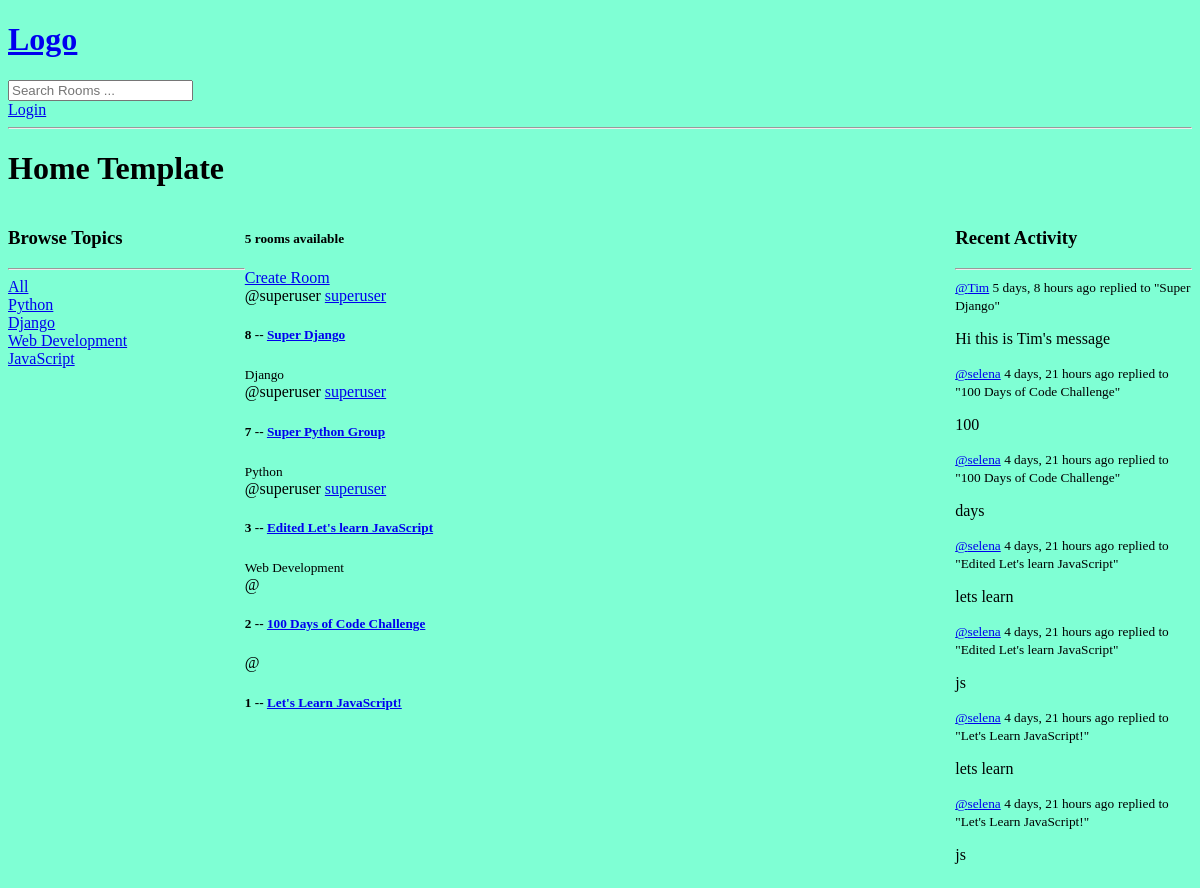
Before: / with the older database file.
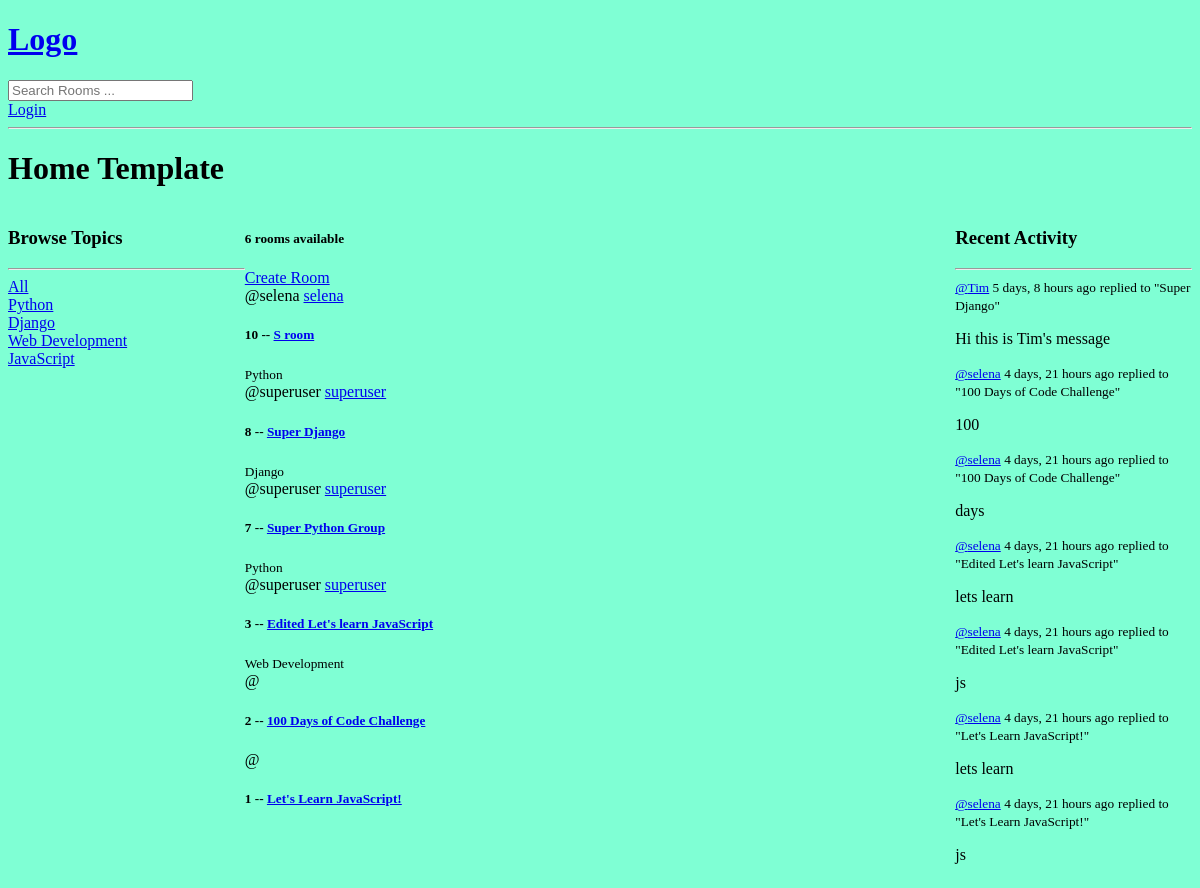
After: the same page with the newer database file.
### study/models.py (models this page shows, shortened)
class Topic(models.Model):
    name = models.CharField(max_length=200)

class Room(models.Model):
    host = models.ForeignKey(User, on_delete=models.SET_NULL, null=True)
    topic = models.ForeignKey(Topic, on_delete=models.SET_NULL, null=True)
    name = models.CharField(max_length=200)
    description = models.TextField(null=True, blank=True)
    participants = models.ManyToManyField(User, related_name='participants', blank=True)
    updated = models.DateTimeField(auto_now=True) # each update
    created = models.DateTimeField(auto_now_add=True) # one time date
    class Meta:
        ordering = ['-updated', '-created']
    def __str__(self):
        return str(self.name)

class Message(models.Model):
    user = models.ForeignKey(User, on_delete=models.CASCADE)
    room = models.ForeignKey(Room, on_delete=models.CASCADE)
    body = models.TextField()
    updated = models.DateTimeField(auto_now=True)
    created = models.DateTimeField(auto_now_add=True)
    def __str__(self):
        return self.body[0:50]

### study/views.py (the view)
# urls.py: path('', views.index, name="home"),
def index(request):
    q = request.GET.get('q') if request.GET.get('q') != None else ''
    rooms = Room.objects.filter(
        Q(topic__name__icontains=q) |
        Q(name__icontains=q) |
        Q(description__icontains=q)
        )
    topics = Topic.objects.all()
    room_count = rooms.count() # faster than the python .len() method
    room_messages = Message.objects.filter(Q(room__name__icontains=q))
    context = {'rooms': rooms, 'topics': topics, 'room_count': room_count, 'room_messages': room_messages}
    return render(request, 'base/index.html', context)

### templates/base/index.html (shortened to what this page needs)
{% extends 'main.html' %}
{% block content %}
<h1>Home Template</h1>
<div class="home-container">
    <div>
        {% include 'base/topic_component.html' %}
    </div>
    <div>
       {% include 'base/feed_component.html' %}
    </div>
    <div>
        {% include 'base/activity_component.html' %}
    </div>
</div>
{% endblock content %}

### templates/base/topic_component.html
<h3>Browse Topics</h3>
<hr>
<div>
    <a href="{% url 'home' %}">All</a>
</div>
{% for topic in topics %}
    <div>
        <a href="{% url 'home' %}?q={{topic.name}}">{{topic.name}}</a>
    </div>
{% endfor %}

### templates/base/feed_component.html (shortened to what this page needs)
<h5>{{room_count}} rooms available</h5>
<a href="{% url 'create-room' %}">Create Room</a>
<div>
    {% for room in rooms %}
    <div>
        <span>@{{room.host.username}}</span>
        <a href="{% url 'user-profile' room.host %}">{{room.host.username}}</a>
        <h5>{{room.id}} -- <a href="{% url 'room' room.id %}"> {{room.name}}</a></h5>
        <small>{{room.topic.name}}</small>
    </div>
    {% endfor %}
</div>

### templates/base/activity_component.html (shortened to what this page needs)
<h3>Recent Activity</h3>
<hr>
{% for message in room_messages %}
    <div>
        <small><a href="{% url 'user-profile' message.user.id %}">@{{message.user}}</a>  {{message.created|timesince}} ago</small>
        <small>replied to "{{message.room}}"</small>
        <p>{{message}}</p>
    </div>
{% endfor %}

Changed rows visible on the page:
added Room: host.username "selena", id "10", name "S room", topic.name "Python"
Other visible differences:
{{ room_count }}: "5" → "6"
